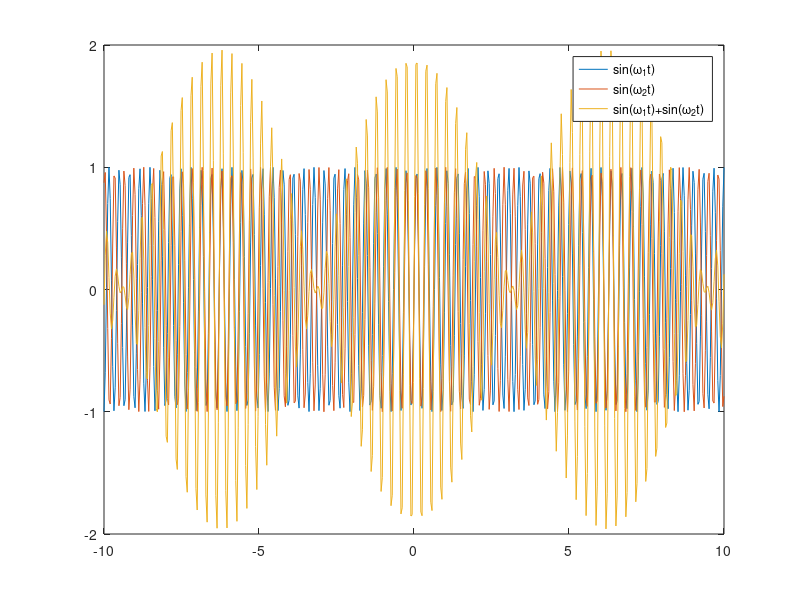
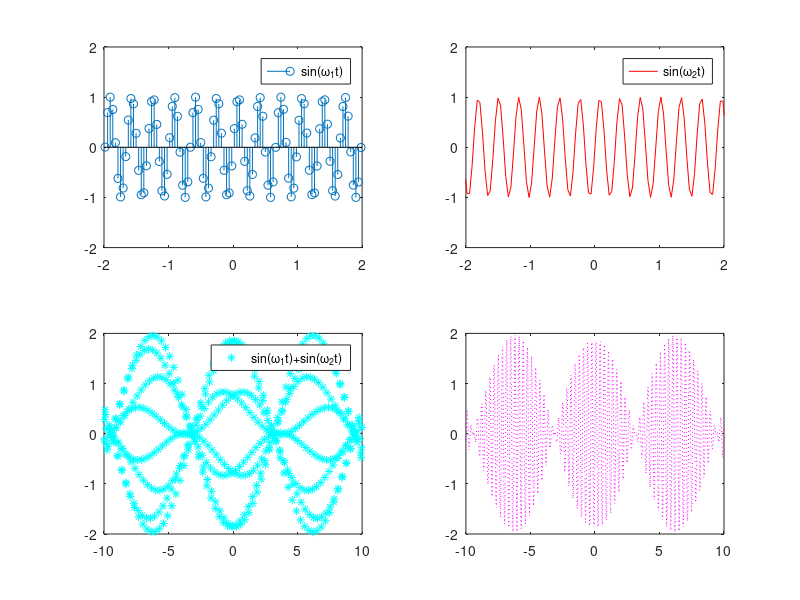

MATLAB code to generate these figures, in order: (Note: this script raises an error after producing the figures.)
%q2

%%%%%%%%%%%%%%%%%%%%%%%%%%%%%%%%%%%%%%%%%%%%%%%%%%%%%%%%%%%%%%%%%%%%%
% Create time vector with 
t_low = -10;
t_high = 10;
number_of_points = 500;

t = linspace(t_low , t_high , number_of_points);

% Choose frequencies
omega_1 = 19; omega_2 = 20;

% Create function vectors with 
f1 = sin(omega_1*t);
f2 = sin(omega_2*t);
f3 = f1 + f2;
%%%%%%%%%%%%%%%%%%%%%%%%%%%%%%%%%%%%%%%%%%%%%%%%%%%%%%%%%%%%%%%%%%%%%


% Single plot
figure;
plot(t,f1,t,f2,t,f3); 
legend('sin(\omega_1t)','sin(\omega_2t)','sin(\omega_1t)+sin(\omega_2t)');
title('');


% Multiple plots with subplot
figure(2);
subplot(2,2,1);
stem(t,f1); ylim([-2,2]); xlim([-2,2]);  ylim([-2,2]);
legend('sin(\omega_1t)');

subplot(2,2,2); 
plot(t,f2,'red','LineWidth',0.1); xlim([-2,2]); ylim([-2,2]);
legend('sin(\omega_2t)');

subplot(2,2,3);
plot(t,f3,'*','color','cyan'); 
legend('sin(\omega_1t)+sin(\omega_2t)');

subplot(2,2,4);
p = plot(t,f3, 'LineStyle' , ':' , 'color','magenta'); 
p(1).LineWidth = 2;
legend('sin(\omega_1t)+sin(\omega_2t)');






